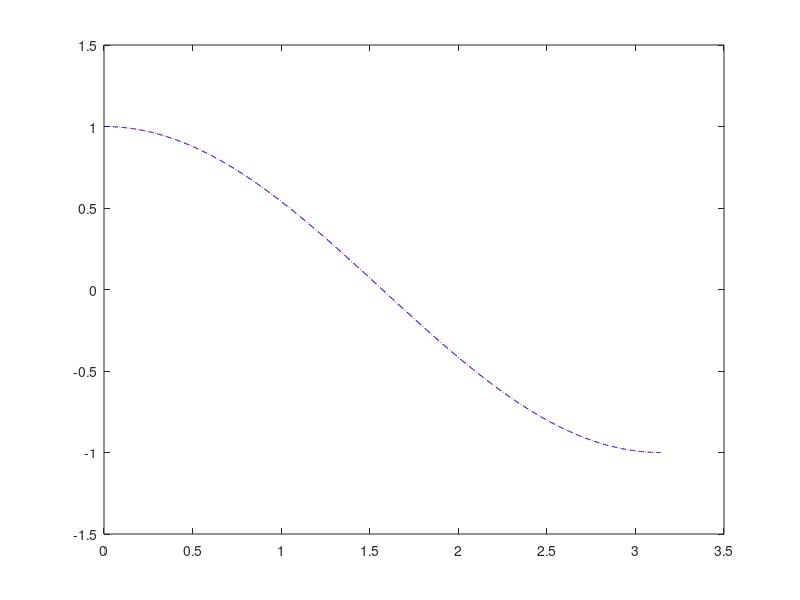

Write MATLAB code to recreate this figure.
clear all;
close all;

M = input("deg = ");

f = @(x) cos(x);
z = linspace(0,pi,1000);

%4.1
p = polyfit(z,f(z),M);

err = max(abs(f(z)-polyval(p,z)));

%4.2
e = [M:-1:0];
X = [z'];
for i=[1:M]
    X = [X, z'];
end
X = X.^e;
b = f(z)';

p_v = X\b;

err_v = norm(p_v'-p,inf);
plot(z,polyval(p,z),'r:',z,polyval(p_v,z),'b--');